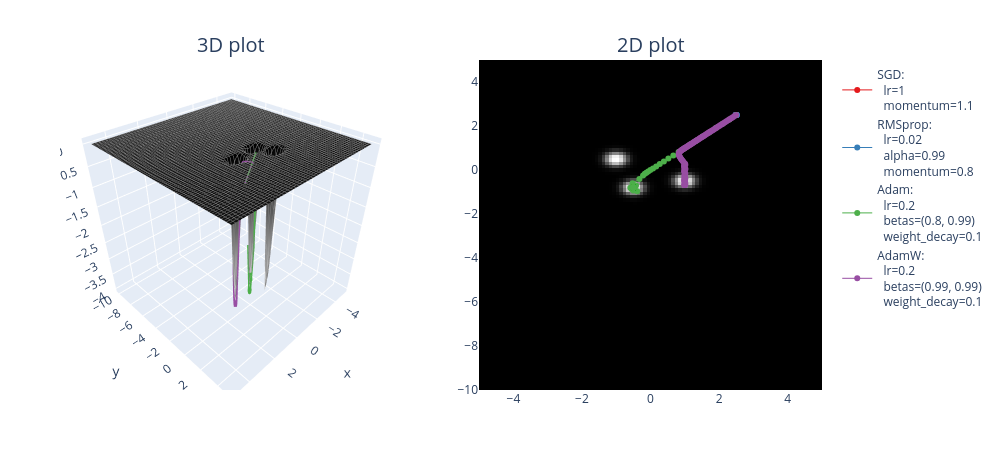

Notebook code cell kept with this figure:
### Markdown cell above
Note that the focus shouldn't be on figuring out "which one is the best optimizer" - this loss landscape (and other examples we'll give you) were specifically designed to be pathological, and exhibit interesting kinds of behaviours from optimizers. The focus should instead be on understanding how the characteristics of optimizers we discussed in the previous sections are reflected visually in the plots produced on these loss landscapes. Some questions you might want to ask:

- We discussed that Adam (and AdamW) center their first and second moments, so that the early values are large - otherwise they start off small and take a long time to grow. Is this reflected in the plots, i.e. with Adam/AdamW taking larger early steps relative to SGD or RMSprop?
- The momentum used in SGD and RMSprop causes acceleration until "terminal velocity", which is usually a higher cap than Adam and AdamW. Is this reflected in the step size (and the instability) of those optimizers? Do Adam and AdamW seem to adapt slightly faster when they enter new terrain?
- Are there any landscapes where weight decay is advantageous, and can you see why it would be?

Some more functions you might want to try out (with their minima marked on the plots):

### Code cell
def bivariate_gaussian(x, y, x_mean=0.0, y_mean=0.0, x_sig=1.0, y_sig=1.0):
    norm = 1 / (2 * np.pi * x_sig * y_sig)
    x_exp = 0.5 * ((x - x_mean) ** 2) / (x_sig**2)
    y_exp = 0.5 * ((y - y_mean) ** 2) / (y_sig**2)
    return norm * t.exp(-x_exp - y_exp)


means = [(1.0, -0.5), (-1.0, 0.5), (-0.5, -0.8)]


def neg_trimodal_func(x, y):
    """
    This function has 3 global minima, at `means`. Unstable methods can overshoot these minima, and non-adaptive methods
    can fail to converge to them in the first place given how shallow the gradients are everywhere except in the close
    vicinity of the minima.
    """
    z = -bivariate_gaussian(x, y, x_mean=means[0][0], y_mean=means[0][1], x_sig=0.2, y_sig=0.2)
    z -= bivariate_gaussian(x, y, x_mean=means[1][0], y_mean=means[1][1], x_sig=0.2, y_sig=0.2)
    z -= bivariate_gaussian(x, y, x_mean=means[2][0], y_mean=means[2][1], x_sig=0.2, y_sig=0.2)
    return z


optimizer_list = [
    (SGD, {"lr": 1, "momentum": 1.1}),
    (RMSprop, {"lr": 0.02, "alpha": 0.99, "momentum": 0.8}),
    (Adam, {"lr": 0.2, "betas": (0.8, 0.99), "weight_decay": 0.1}),
    (AdamW, {"lr": 0.2, "betas": (0.99, 0.99), "weight_decay": 0.1}),
]

points = []
for optimizer_class, params in optimizer_list:
    xy = t.tensor([2.5, 2.5], requires_grad=True)
    xys = opt_fn(
        neg_trimodal_func,
        xy=xy,
        optimizer_class=optimizer_class,
        optimizer_hyperparams=params,
    )
    points.append((xys, optimizer_class, params))

plot_fn_with_points(neg_trimodal_func, points=points)
